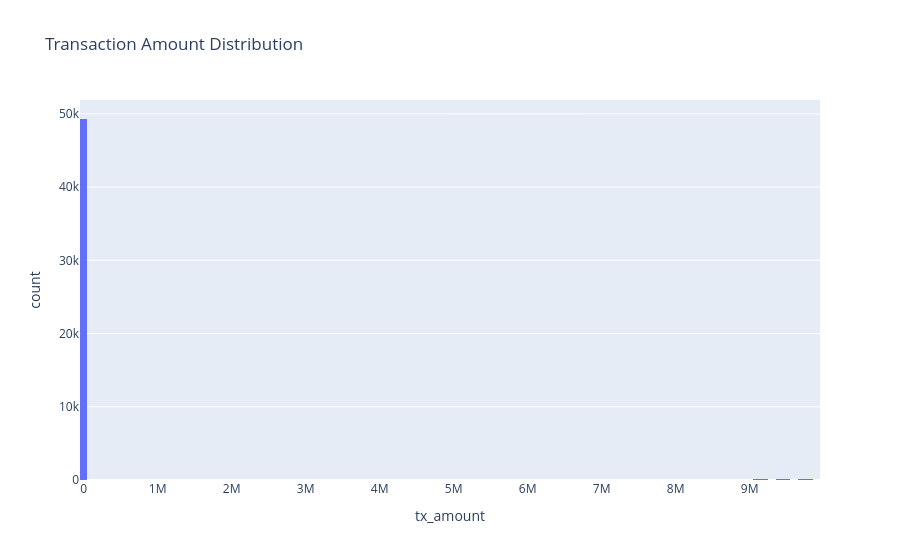

Notebook source saved alongside this figure:
### Code cell
# Amount distribution

px.histogram(
    transactions.sample(50000),
    x="tx_amount",
    nbins=100,
    title="Transaction Amount Distribution"
)

### Figure 1 — Plotly figure (JSON) as saved in the notebook; plotly's stock layout.template omitted (floating-point values rounded to 4 significant figures; data arrays with more than 128 entries replaced by an {"elided": "..."} marker saying what was removed)
{"data": [{"bingroup": "x", "hovertemplate": "tx_amount=%{x}<br>count=%{y}<extra></extra>", "legendgroup": "", "marker": {"color": "#636efa", "pattern": {"shape": ""}}, "name": "", "nbinsx": 100, "orientation": "v", "showlegend": false, "type": "histogram", "x": {"elided": "50000 float values"}, "xaxis": "x", "yaxis": "y"}], "layout": {"barmode": "relative", "legend": {"tracegroupgap": 0}, "title": {"text": "Transaction Amount Distribution"}, "xaxis": {"anchor": "y", "domain": [0, 1], "title": {"text": "tx_amount"}}, "yaxis": {"anchor": "x", "domain": [0, 1], "title": {"text": "count"}}}}
